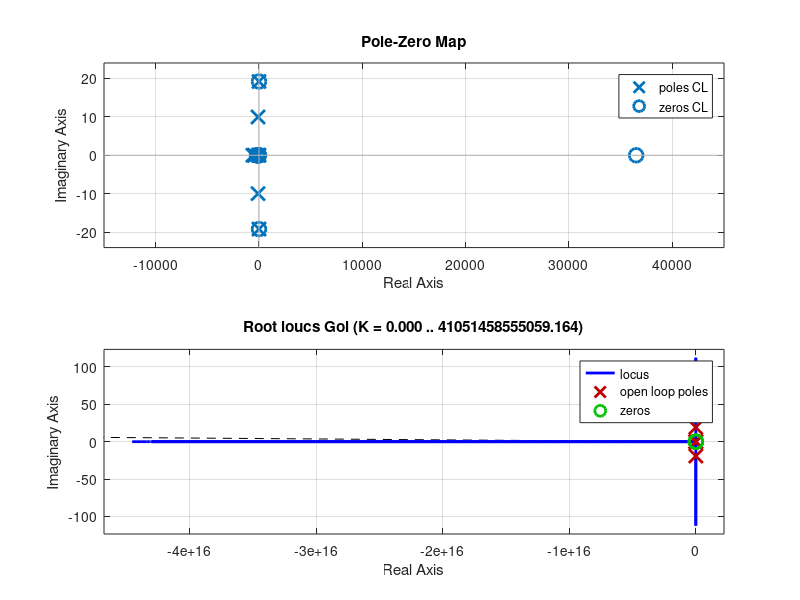
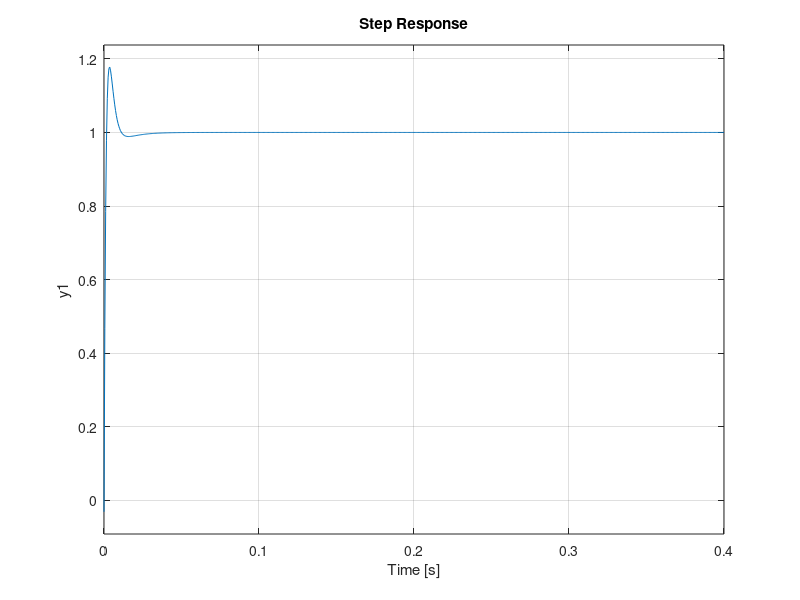

MATLAB code to generate these figures, in order:
%% Magnetic Levitation Project
% Corey and Eamon


%Define variable for the system
%https://www.daycounter.com/Calculators/Magnets/Solenoid-Force-Calculator.phtml
%based off of https://media.digikey.com/pdf/Data%20Sheets/Adafruit%20PDFs/3875_Web.pdf
mu = pi*4e-7;   % permeability of space
q1 = .01;       % Magnetic force of small magnet in Teslas
N = 4000;       % # of turns in solenoid
A = 60;         % Area of solenoid in mm^2
R = 2.41;       % Internal resistance of solenoid (5V/.6A) in Ohms
g = -9.81;      % Acceleration due to gravity
l = 112;
L = 30e-3;

%The setpoints for the linerization
%First we chose our 'b' setpoint for voltage
%And find an a that cancels out the constant
b = 5;
a = abs(sqrt((b*mu*q1*N*A)/(4*pi*g)));

%Z allows us to use cleaner math by placing
%all of our constants into one constant.
Z = (mu*q1*N*A)/(4*pi*R);

%Define the system
G = tf([Z/a^2],[1 0 Z*b/a^3]);
%% Closed Loop
close all

k = 40;
kd = 1;
kp = 200;
ki = 10000;
H = 1;
Ac = tf([1],[L R])
C = tf([kd,kp,ki],[1,0])
C = C*k;
M = 0.03;

nu = tf([1,200],[1])

% Visualize system
% open loop
Gol = C*G*H*Ac*nu;

% close loop
CL = (C*G*Ac*nu- 0.03)/(1+C*G*H*Ac*nu- 0.03) ;

figure
subplot(2,1,1)
pzmap(CL)
subplot(2,1,2)
rlocus(Gol)

figure
step(CL)

%figure
% %step(CL)
% figure
% rlocus(Gol)
% figure
% pzplot(C)
% figure
% pzplot(Gol)
